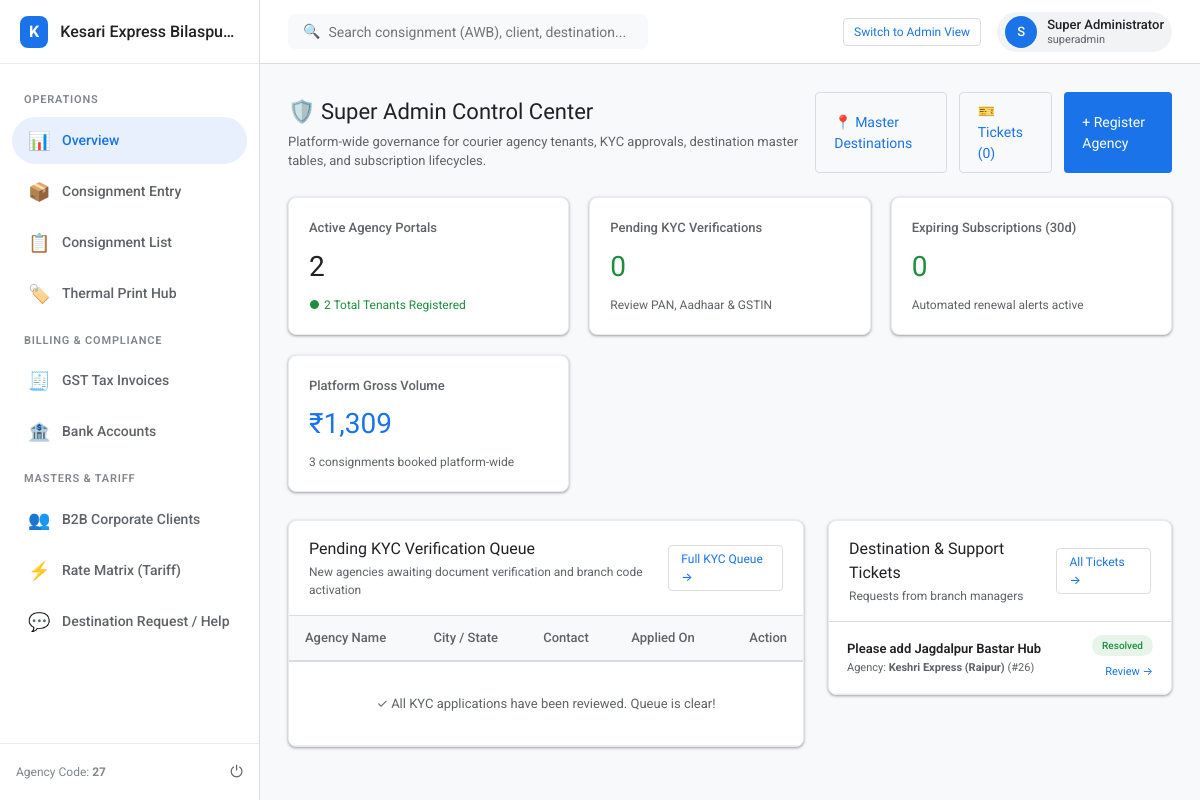
The app's page /?tenant=bilaspur (signed in) with its own data.
### tables this page shows
CREATE TABLE tenants (
    id INTEGER PRIMARY KEY AUTOINCREMENT,
    uuid VARCHAR(64) UNIQUE NOT NULL,
    slug VARCHAR(64) UNIQUE NOT NULL,
    agency_code VARCHAR(32) UNIQUE NULL, -- Assigned upon KYC approval
    name VARCHAR(150) NOT NULL,
    trade_name VARCHAR(150),
    contact_person VARCHAR(100) NOT NULL,
    phone VARCHAR(20) NOT NULL,
    email VARCHAR(120) NOT NULL,
    address TEXT,
    city VARCHAR(100),
    state VARCHAR(100),
    pincode VARCHAR(10),
    pan_no VARCHAR(20),
    aadhaar_no VARCHAR(20),
    gstin VARCHAR(20),
    pan_doc_url VARCHAR(255),
    aadhaar_doc_url VARCHAR(255),
    rejection_reason TEXT NULL,
    status VARCHAR(20) DEFAULT 'pending_otp', -- pending_otp, pending_kyc, active, suspended, expired, rejected
    validity_start DATE,
    validity_end DATE,
    logo_url VARCHAR(255),
    brand_color VARCHAR(20) DEFAULT '#1a73e8',
    created_at DATETIME DEFAULT CURRENT_TIMESTAMP
);

CREATE TABLE tickets (
    id INTEGER PRIMARY KEY AUTOINCREMENT,
    tenant_id INTEGER NOT NULL,
    ticket_number VARCHAR(30) UNIQUE NOT NULL,
    category VARCHAR(40) NOT NULL, -- destination_request, billing, technical, general
    subject VARCHAR(200) NOT NULL,
    description TEXT NOT NULL,
    destination_name VARCHAR(120) NULL,
    state_id INTEGER NULL,
    pincode VARCHAR(10) NULL,
    zone_id INTEGER NULL,
    priority VARCHAR(20) DEFAULT 'normal', -- normal, high, urgent
    status VARCHAR(20) DEFAULT 'open', -- open, in_progress, resolved, rejected
    admin_notes TEXT NULL,
    created_at DATETIME DEFAULT CURRENT_TIMESTAMP,
    resolved_at DATETIME NULL,
    FOREIGN KEY (tenant_id) REFERENCES tenants(id)
);

### src/Views/dashboard/admin.php (the view, shortened to what the rows shown need)
<?php
$activeNav = 'dashboard';
?>
<div class="page-header">
    <div>
        <h1 class="page-title">🛡️ Super Admin Control Center</h1>
        <p style="color:var(--text-secondary); font-size:13px; margin-top:4px;">
            Platform-wide governance for courier agency tenants, KYC approvals, destination master tables, and subscription lifecycles.
        </p>
    </div>
    <div style="display:flex; gap:12px;">
        <a href="/admin/destinations" class="btn btn-outlined">📍 Master Destinations</a>
        <a href="/admin/tickets" class="btn btn-outlined">🎫 Tickets (<?= $openTickets ?? 0 ?>)</a>
        <a href="/admin/agencies/new" class="btn btn-primary">+ Register Agency</a>
    </div>
</div>
<div class="metrics-grid">
    <div class="metric-card">
        <div class="metric-label">Active Agency Portals</div>
        <div class="metric-value"><?= $activeTenants ?? 0 ?></div>
        <div class="metric-sub" style="color:var(--google-green);">
            <span>●</span> <?= $totalTenants ?? 0 ?> Total Tenants Registered
        </div>
    </div>
    <div class="metric-card">
        <div class="metric-label">Pending KYC Verifications</div>
        <div class="metric-value" style="color:<?= ($pendingKyc ?? 0) > 0 ? 'var(--google-yellow)' : 'var(--google-green)' ?>;">
            <?= $pendingKyc ?? 0 ?>
        </div>
        <div class="metric-sub" style="color:var(--text-secondary);">
            Review PAN, Aadhaar & GSTIN
        </div>
    </div>
    <div class="metric-card">
        <div class="metric-label">Expiring Subscriptions (30d)</div>
        <div class="metric-value" style="color:<?= ($expiringSoon ?? 0) > 0 ? 'var(--google-red)' : 'var(--google-green)' ?>;">
            <?= $expiringSoon ?? 0 ?>
        </div>
        <div class="metric-sub" style="color:var(--text-secondary);">
            Automated renewal alerts active
        </div>
    </div>
    <div class="metric-card">
        <div class="metric-label">Platform Gross Volume</div>
        <div class="metric-value" style="color:var(--google-blue);">
            ₹<?= number_format($systemBookings['volume'] ?? 0, 0) ?>
        </div>
        <div class="metric-sub" style="color:var(--text-secondary);">
            <?= $systemBookings['count'] ?? 0 ?> consignments booked platform-wide
        </div>
    </div>
</div>
<div style="display:grid; grid-template-columns: 1.5fr 1fr; gap:24px; margin-top:20px; align-items:start;">
    <div class="g-card" style="padding:0; overflow:hidden;">
        <div style="padding:16px 20px; border-bottom:1px solid #dadce0; display:flex; justify-content:space-between; align-items:center;">
            <div>
                <h2 style="font-size:16px; margin:0;">Pending KYC Verification Queue</h2>
                <p style="font-size:12px; color:var(--text-secondary); margin:2px 0 0 0;">New agencies awaiting document verification and branch code activation</p>
            </div>
            <a href="/admin/kyc" class="btn btn-outlined" style="padding:4px 12px; font-size:12px;">Full KYC Queue →</a>
        </div>
        <div class="table-responsive">
            <table class="g-table">
                <thead>
                    <tr>
                        <th>Agency Name</th>
                        <th>City / State</th>
                        <th>Contact</th>
                        <th>Applied On</th>
                        <th style="text-align:right;">Action</th>
                    </tr>
                </thead>
                <tbody>
                    <?php if (empty($pendingAgencies)): ?>
                        <tr>
                            <td colspan="5" style="text-align:center; padding:32px; color:var(--text-secondary);">
                                ✓ All KYC applications have been reviewed. Queue is clear!
                            </td>
                        </tr>
                    <?php endif; ?>
                </tbody>
            </table>
        </div>
    </div>
    <div class="g-card" style="padding:0; overflow:hidden;">
        <div style="padding:16px 20px; border-bottom:1px solid #dadce0; display:flex; justify-content:space-between; align-items:center;">
            <div>
                <h2 style="font-size:16px; margin:0;">Destination & Support Tickets</h2>
                <p style="font-size:12px; color:var(--text-secondary); margin:2px 0 0 0;">Requests from branch managers</p>
            </div>
            <a href="/admin/tickets" class="btn btn-outlined" style="padding:4px 12px; font-size:12px;">All Tickets →</a>
        </div>
        <?php if (empty($recentTickets)): ?>
            <div style="padding:32px; text-align:center; color:var(--text-secondary); font-size:13px;">
                No open support tickets.
            </div>
        <?php else: ?>
            <div style="display:flex; flex-direction:column;">
                <?php foreach ($recentTickets as $tk): ?>
                    <div style="padding:12px 18px; border-bottom:1px solid #f1f3f4; display:flex; justify-content:space-between; align-items:center;">
                        <div>
                            <div style="font-weight:600; font-size:13px;"><?= htmlspecialchars($tk['subject']) ?></div>
                            <div style="font-size:11px; color:var(--text-secondary); margin-top:2px;">
                                Agency: <strong><?= htmlspecialchars($tk['tenant_name']) ?></strong> (#<?= htmlspecialchars($tk['agency_code']) ?>)
                            </div>
                        </div>
                        <div style="text-align:right;">
                            <?php if ($tk['status'] === 'open'): ?>
                                <span class="g-chip chip-warning" style="font-size:10px;">Open</span>
                            <?php else: ?>
                                <span class="g-chip chip-success" style="font-size:10px;">Resolved</span>
                            <?php endif; ?>
                            <div style="margin-top:4px;">
                                <a href="/admin/tickets/<?= $tk['id'] ?>" style="font-size:11px; color:var(--google-blue); text-decoration:none;">Review →</a>
                            </div>
                        </div>
                    </div>
                <?php endforeach; ?>
            </div>
        <?php endif; ?>
    </div>
</div>
<?php
$content = ob_get_clean();
require ROOT_PATH . '/src/Views/layout.php';
?>

### src/Views/layout.php (shortened to what the rows shown need)
<?php
$isSuperAdmin = TenantContext::isSuperAdmin();
$tenant = TenantContext::getTenant();
$brandName = TenantContext::getTenantName();
$currentUser = Auth::user();
?>
<!DOCTYPE html>
<html lang="en">
<head>
    <link rel="stylesheet" href="/assets/css/google-theme.css">
</head>
<body>
<div class="app-layout">
    <aside class="sidebar">
        <div class="sidebar-header">
            <div style="width:32px; height:32px; border-radius:8px; background:var(--brand-primary); display:flex; align-items:center; justify-content:center; color:white; font-weight:700; font-size:16px;">
                K
            </div>
            <div class="sidebar-title" title="<?= htmlspecialchars($brandName) ?>">
                <?= htmlspecialchars($brandName) ?>
            </div>
        </div>
        <nav class="sidebar-nav">
            <?php if ($isSuperAdmin): ?>
                <div class="nav-section-title">Control Plane</div>
                <a href="/" class="nav-item <?= ($activeNav ?? '') === 'dashboard' ? 'active' : '' ?>">
                    <span class="nav-icon">📊</span> Dashboard
                </a>
                <a href="/admin/agencies" class="nav-item <?= ($activeNav ?? '') === 'agencies' ? 'active' : '' ?>">
                    <span class="nav-icon">🏢</span> Agency Tenants
                </a>
                <a href="/admin/kyc" class="nav-item <?= ($activeNav ?? '') === 'kyc' ? 'active' : '' ?>">
                    <span class="nav-icon">🛡️</span> KYC Verification
                </a>
                <a href="/admin/destinations" class="nav-item <?= ($activeNav ?? '') === 'destinations' ? 'active' : '' ?>">
                    <span class="nav-icon">📍</span> Master Destinations
                </a>
                <a href="/admin/tickets" class="nav-item <?= ($activeNav ?? '') === 'tickets' ? 'active' : '' ?>">
                    <span class="nav-icon">🎫</span> Support & City Requests
                </a>
                <a href="/admin/invoices" class="nav-item <?= ($activeNav ?? '') === 'invoices' ? 'active' : '' ?>">
                    <span class="nav-icon">📑</span> Consolidated Reports
                </a>
            <?php else: ?>
                <div class="nav-section-title">Operations</div>
                <a href="/" class="nav-item <?= ($activeNav ?? '') === 'dashboard' ? 'active' : '' ?>">
                    <span class="nav-icon">📊</span> Overview
                </a>
                <a href="/bookings/new" class="nav-item <?= ($activeNav ?? '') === 'book' ? 'active' : '' ?>">
                    <span class="nav-icon">📦</span> Consignment Entry
                </a>
                <a href="/bookings" class="nav-item <?= ($activeNav ?? '') === 'bookings' ? 'active' : '' ?>">
                    <span class="nav-icon">📋</span> Consignment List
                </a>
                <a href="/print-labels" class="nav-item <?= ($activeNav ?? '') === 'print' ? 'active' : '' ?>">
                    <span class="nav-icon">🏷️</span> Thermal Print Hub
                </a>
                <div class="nav-section-title">Billing & Compliance</div>
                <a href="/invoices" class="nav-item <?= ($activeNav ?? '') === 'invoices' ? 'active' : '' ?>">
                    <span class="nav-icon">🧾</span> GST Tax Invoices
                </a>
                <a href="/bank-accounts" class="nav-item <?= ($activeNav ?? '') === 'bank' ? 'active' : '' ?>">
                    <span class="nav-icon">🏦</span> Bank Accounts
                </a>
                <div class="nav-section-title">Masters & Tariff</div>
                <a href="/clients" class="nav-item <?= ($activeNav ?? '') === 'clients' ? 'active' : '' ?>">
                    <span class="nav-icon">👥</span> B2B Corporate Clients
                </a>
                <a href="/tariffs" class="nav-item <?= ($activeNav ?? '') === 'tariffs' ? 'active' : '' ?>">
                    <span class="nav-icon">⚡</span> Rate Matrix (Tariff)
                </a>
                <a href="/tickets" class="nav-item <?= ($activeNav ?? '') === 'tickets' ? 'active' : '' ?>">
                    <span class="nav-icon">💬</span> Destination Request / Help
                </a>
            <?php endif; ?>
        </nav>
        <div class="sidebar-footer">
            <div style="font-size:12px; color:var(--text-tertiary);">
                <?= $isSuperAdmin ? 'Super Admin Mode' : 'Agency Code: <strong>' . htmlspecialchars($tenant['agency_code'] ?? 'N/A') . '</strong>' ?>
            </div>
            <a href="/logout" title="Sign out" style="color:var(--text-secondary); font-size:16px;">⏻</a>
        </div>
    </aside>
    <div class="main-wrapper">
        <header class="topbar">
            <div class="search-box">
                <span>🔍</span>
                <input type="text" class="search-input" placeholder="Search consignment (AWB), client, destination...">
            </div>
            <div class="topbar-actions">
                <?php if ($isSuperAdmin): ?>
                    <a href="/?tenant=raipur" class="btn btn-outlined" style="padding:4px 10px; font-size:12px;">Switch to Raipur Agency View</a>
                <?php else: ?>
                    <a href="/" class="btn btn-outlined" style="padding:4px 10px; font-size:12px;">Switch to Admin View</a>
                <?php endif; ?>
                <div class="user-badge">
                    <div class="user-avatar">
                        <?= strtoupper(substr($currentUser['name'] ?? 'U', 0, 1)) ?>
                    </div>
                    <div style="font-size:13px; line-height:1.2;">
                        <div style="font-weight:500;"><?= htmlspecialchars($currentUser['name'] ?? 'User') ?></div>
                        <div style="font-size:11px; color:var(--text-secondary);"><?= htmlspecialchars($currentUser['role'] ?? 'staff') ?></div>
                    </div>
                </div>
            </div>
        </header>
        <main class="page-container">
            <?= $content ?? '' ?>
        </main>
    </div>
</div>
</body>
</html>

### records on screen
tenants: name "Kesari Express Bilaspu…", agency_code "27"
tickets: subject "Please add Jagdalpur Bastar Hub", tenant.name "Keshri Express (Raipur)", tenant.agency_code "26", status "Resolved"

### other values on screen
substr($currentUser['name'] ?? 'U', 0, 1) "S"
$currentUser['name'] "Super Administrator"
$currentUser['role'] "superadmin"
$openTickets "0"
$activeTenants "2"
$totalTenants "2"
$pendingKyc "0"
$expiringSoon "0"
$systemBookings['volume'] "1,309"
$systemBookings['count'] "3"
